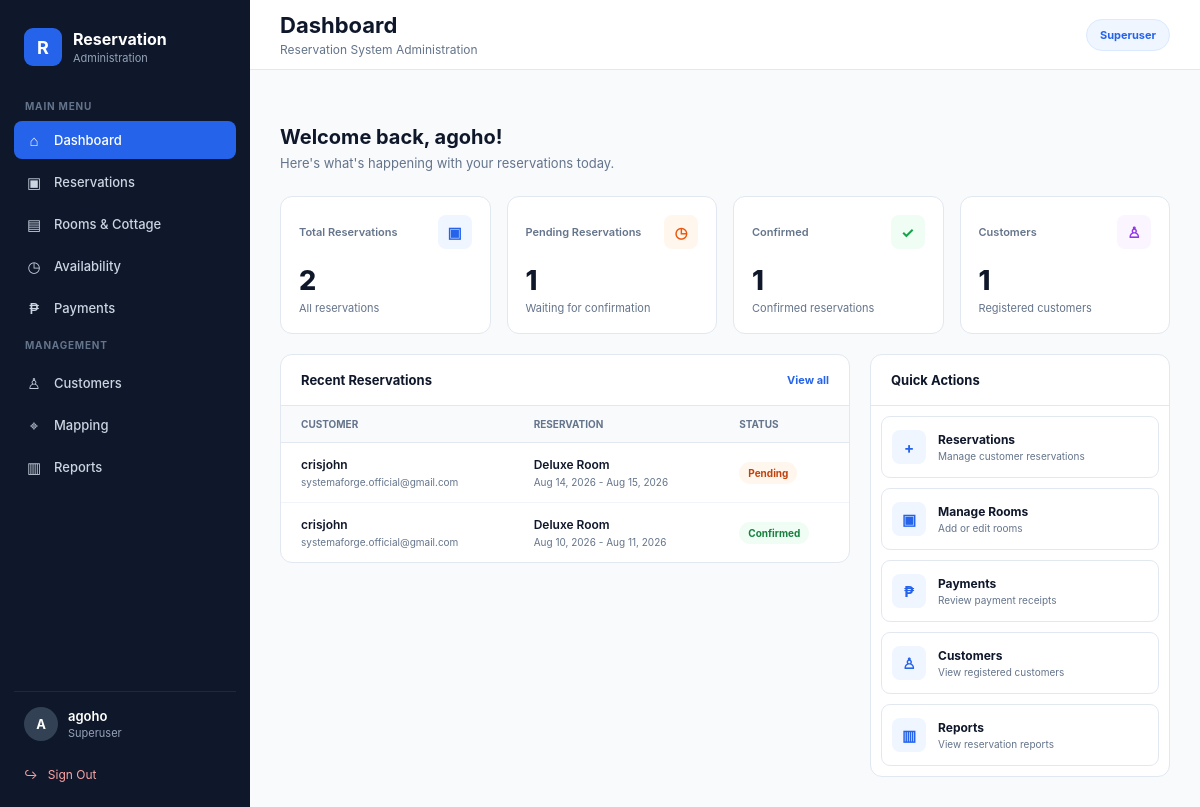
Page /dashboard/ (signed in) on the earlier database version.
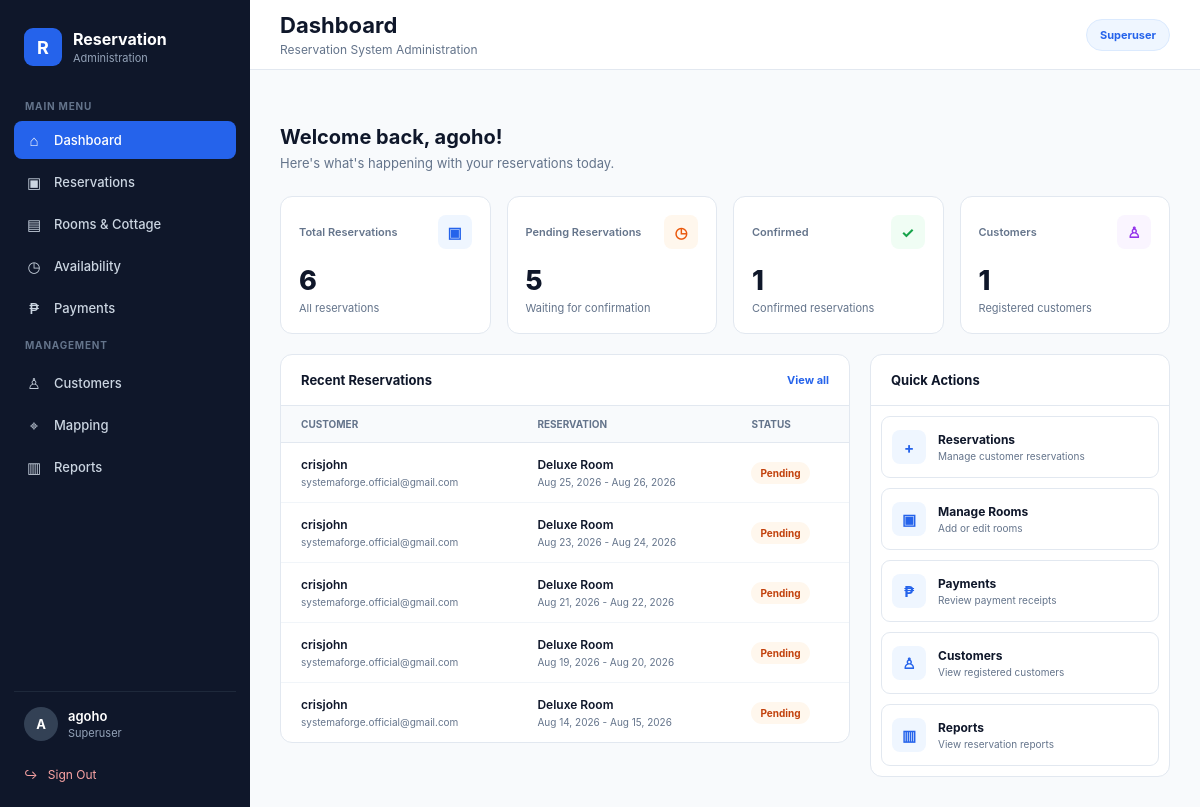
Same page on the later database version.
### core/models.py (models this page shows, shortened)
class Reservation(models.Model):
    PAYMENT_STATUS = [
        ("UNPAID", "Unpaid"),
        ("PENDING", "Payment Verification"),
        ("PAID", "Paid"),
        ("REJECTED", "Rejected"),
    ]
    STATUS = [
        ("PENDING", "Pending"),
        ("CONFIRMED", "Confirmed"),
        ("CANCELLED", "Cancelled"),
        ("COMPLETED", "Completed"),
    ]
    customer = models.ForeignKey(
        User,
        on_delete=models.CASCADE,
        related_name="reservations"
    )
    room = models.ForeignKey(
        Room,
        on_delete=models.CASCADE
    )
    check_in = models.DateField()
    check_out = models.DateField()
    adults = models.PositiveIntegerField(default=1)
    children = models.PositiveIntegerField(default=0)
    special_request = models.TextField(
        blank=True,
        default=""
    )
    total_amount = models.DecimalField(
        max_digits=10,
        decimal_places=2
    )
    status = models.CharField(
        max_length=20,
        choices=STATUS,
        default="PENDING"
    )
    payment_status = models.CharField(
        max_length=20,
        choices=PAYMENT_STATUS,
        default="UNPAID"
    )
    payment_receipt = models.ImageField(
        upload_to="payment_receipts/",
        blank=True,
        null=True
    )
    payment_uploaded_at = models.DateTimeField(
        blank=True,
        null=True
    )
    created_at = models.DateTimeField(
        auto_now_add=True
    )

class Room(models.Model):
    TYPE_CHOICES = [
        ("ROOM", "Room"),
        ("COTTAGE", "Cottage"),
    ]
    STATUS_CHOICES = [
        ("AVAILABLE", "Available"),
        ("UNAVAILABLE", "Unavailable"),
        ("MAINTENANCE", "Maintenance"),
    ]
    name = models.CharField(
        max_length=150
    )
    type = models.CharField(
        max_length=20,
        choices=TYPE_CHOICES,
        default="ROOM"
    )
    description = models.TextField(
        blank=True
    )
    price = models.DecimalField(
        max_digits=10,
        decimal_places=2
    )
    capacity = models.PositiveIntegerField(
        default=1
    )
    status = models.CharField(
        max_length=20,
        choices=STATUS_CHOICES,
        default="AVAILABLE"
    )
    image = models.ImageField(
        upload_to="rooms/",
        blank=True,
        null=True
    )
    created_at = models.DateTimeField(
        auto_now_add=True
    )
    updated_at = models.DateTimeField(
        auto_now=True
    )

### core/views.py (the view)
# urls.py: path("dashboard/", dashboard, name="dashboard"),
@login_required
def dashboard(request):
    if not request.user.is_superuser:
        return redirect("login")
    total_reservations = Reservation.objects.count()
    pending_reservations = Reservation.objects.filter(
        status="PENDING"
    ).count()
    confirmed_reservations = Reservation.objects.filter(
        status="CONFIRMED"
    ).count()
    completed_reservations = Reservation.objects.filter(
        status="COMPLETED"
    ).count()
    cancelled_reservations = Reservation.objects.filter(
        status="CANCELLED"
    ).count()
    total_customers = User.objects.filter(
        is_superuser=False,
        reservations__isnull=False
    ).distinct().count()
    unpaid_payments = Reservation.objects.filter(
        payment_status="UNPAID"
    ).count()
    pending_payments = Reservation.objects.filter(
        payment_status="PENDING"
    ).count()
    paid_payments = Reservation.objects.filter(
        payment_status="PAID"
    ).count()
    rejected_payments = Reservation.objects.filter(
        payment_status="REJECTED"
    ).count()
    total_revenue = (
        Reservation.objects
        .filter(payment_status="PAID")
        .aggregate(
            total=Sum("total_amount")
        )["total"]
        or 0
    )
    recent_reservations = (
        Reservation.objects
        .select_related(
            "customer",
            "room"
        )
        .order_by("-created_at")[:5]
    )
    context = {
        "total_reservations":
            total_reservations,
        "pending_reservations":
            pending_reservations,
        "confirmed_reservations":
            confirmed_reservations,
        "completed_reservations":
            completed_reservations,
        "cancelled_reservations":
            cancelled_reservations,
        "total_customers":
            total_customers,
        "unpaid_payments":
            unpaid_payments,
        "pending_payments":
            pending_payments,
        "paid_payments":
            paid_payments,
        "rejected_payments":
            rejected_payments,
        "total_revenue":
            total_revenue,
        "recent_reservations":
            recent_reservations,
    }
    return render(
        request,
        "pages/dashboard.html",
        context
    )

### core/templates/pages/dashboard.html (shortened to what the changed rows need)
{% extends "base.html" %}
{% block content %}
<div class="dashboard-page">
<section class="content">
    <div class="welcome">
        <h2>
            Welcome back,
            {{ request.user.username }}!
        </h2>
    </div>
    <div class="stats">
        <div class="stat-card">
            <div class="stat-top">
                <div class="stat-label">
                </div>
                <div class="stat-icon blue">
                </div>
            </div>
            <div class="stat-value">
                {{ total_reservations|default:"0" }}
            </div>
            <div class="stat-description">
                All reservations
            </div>
        </div>
        <div class="stat-card">
            <div class="stat-top">
                <div class="stat-label">
                </div>
                <div class="stat-icon orange">
                </div>
            </div>
            <div class="stat-value">
                {{ pending_reservations|default:"0" }}
            </div>
            <div class="stat-description">
                Waiting for confirmation
            </div>
        </div>
    </div>
    <div class="dashboard-grid">
        <div class="card">
            <div class="table-wrapper">
                <table>
                    <thead>
                        <tr>
                            <th>
                                Customer
                            </th>
                            <th>
                                Reservation
                            </th>
                            <th>
                                Status
                            </th>
                        </tr>
                    </thead>
                    <tbody>
                        {% for reservation in recent_reservations %}
                        <tr>
                            <td>
                                <div class="reservation-name">
                                    {{ reservation.customer.username }}
                                </div>
                                <div class="reservation-date">
                                    {{ reservation.customer.email }}
                                </div>
                            </td>
                            <td>
                                <div class="reservation-name">
                                    {{ reservation.room.name }}
                                </div>
                                <div class="reservation-date">
                                    {{ reservation.check_in|date:"M d, Y" }}
                                    -
                                    {{ reservation.check_out|date:"M d, Y" }}
                                </div>
                            </td>
                            <td>
                                {% if reservation.status == "CONFIRMED" %}
                                    <span class="status confirmed">
                                        Confirmed
                                    </span>
                                {% elif reservation.status == "PENDING" %}
                                    <span class="status pending">
                                        Pending
                                    </span>
                                {% elif reservation.status == "CANCELLED" %}
                                    <span class="status cancelled">
                                        Cancelled
                                    </span>
                                {% elif reservation.status == "COMPLETED" %}
                                    <span class="status completed">
                                        Completed
                                    </span>
                                {% else %}
                                    <span class="status cancelled">
                                        {{ reservation.status }}
                                    </span>
                                {% endif %}
                            </td>
                        </tr>
                        {% endfor %}
                    </tbody>
                </table>
            </div>
        </div>
    </div>
</section>
</div>
{% endblock %}

Differences in the rows shown:
no longer on this page (row unchanged): Reservation: customer.username "crisjohn", customer.email "systemaforge.official@gmail.com", room.name "Deluxe Room", check_in "Aug 10, 2026", check_out "Aug 11, 2026", status "Confirmed"
added Reservation: customer.username "crisjohn", customer.email "systemaforge.official@gmail.com", room.name "Deluxe Room", check_in "Aug 25, 2026", check_out "Aug 26, 2026", status "Pending"
added Reservation: customer.username "crisjohn", customer.email "systemaforge.official@gmail.com", room.name "Deluxe Room", check_in "Aug 23, 2026", check_out "Aug 24, 2026", status "Pending"
added Reservation: customer.username "crisjohn", customer.email "systemaforge.official@gmail.com", room.name "Deluxe Room", check_in "Aug 21, 2026", check_out "Aug 22, 2026", status "Pending"
added Reservation: customer.username "crisjohn", customer.email "systemaforge.official@gmail.com", room.name "Deluxe Room", check_in "Aug 19, 2026", check_out "Aug 20, 2026", status "Pending"
Other differences:
{{ total_reservations|default:"0" }}: "2" → "6"
{{ pending_reservations|default:"0" }}: "1" → "5"
